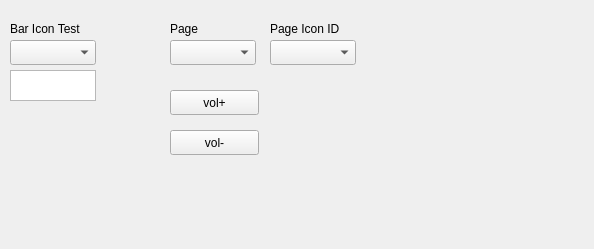
<?xml version="1.0" encoding="UTF-8"?>
<ui version="4.0">
 <class>Test_Frame</class>
 <widget class="QFrame" name="Test_Frame">
  <property name="geometry">
   <rect>
    <x>0</x>
    <y>0</y>
    <width>594</width>
    <height>249</height>
   </rect>
  </property>
  <property name="windowTitle">
   <string>Frame</string>
  </property>
  <widget class="QComboBox" name="bar_comboBox">
   <property name="geometry">
    <rect>
     <x>10</x>
     <y>40</y>
     <width>86</width>
     <height>25</height>
    </rect>
   </property>
  </widget>
  <widget class="QTextEdit" name="textEdit">
   <property name="geometry">
    <rect>
     <x>10</x>
     <y>70</y>
     <width>86</width>
     <height>31</height>
    </rect>
   </property>
  </widget>
  <widget class="QLabel" name="label">
   <property name="geometry">
    <rect>
     <x>10</x>
     <y>20</y>
     <width>101</width>
     <height>17</height>
    </rect>
   </property>
   <property name="text">
    <string>Bar Icon Test</string>
   </property>
  </widget>
  <widget class="QComboBox" name="page_change">
   <property name="geometry">
    <rect>
     <x>170</x>
     <y>40</y>
     <width>86</width>
     <height>25</height>
    </rect>
   </property>
  </widget>
  <widget class="QLabel" name="label_2">
   <property name="geometry">
    <rect>
     <x>170</x>
     <y>20</y>
     <width>67</width>
     <height>17</height>
    </rect>
   </property>
   <property name="text">
    <string>Page</string>
   </property>
  </widget>
  <widget class="QComboBox" name="page_icon_id">
   <property name="geometry">
    <rect>
     <x>270</x>
     <y>40</y>
     <width>86</width>
     <height>25</height>
    </rect>
   </property>
  </widget>
  <widget class="QLabel" name="label_3">
   <property name="geometry">
    <rect>
     <x>270</x>
     <y>20</y>
     <width>91</width>
     <height>17</height>
    </rect>
   </property>
   <property name="text">
    <string>Page Icon ID</string>
   </property>
  </widget>
  <widget class="QPushButton" name="vol_add">
   <property name="geometry">
    <rect>
     <x>170</x>
     <y>90</y>
     <width>89</width>
     <height>25</height>
    </rect>
   </property>
   <property name="text">
    <string>vol+</string>
   </property>
  </widget>
  <widget class="QPushButton" name="vol_sub">
   <property name="geometry">
    <rect>
     <x>170</x>
     <y>130</y>
     <width>89</width>
     <height>25</height>
    </rect>
   </property>
   <property name="text">
    <string>vol-</string>
   </property>
  </widget>
 </widget>
 <resources/>
 <connections/>
</ui>
